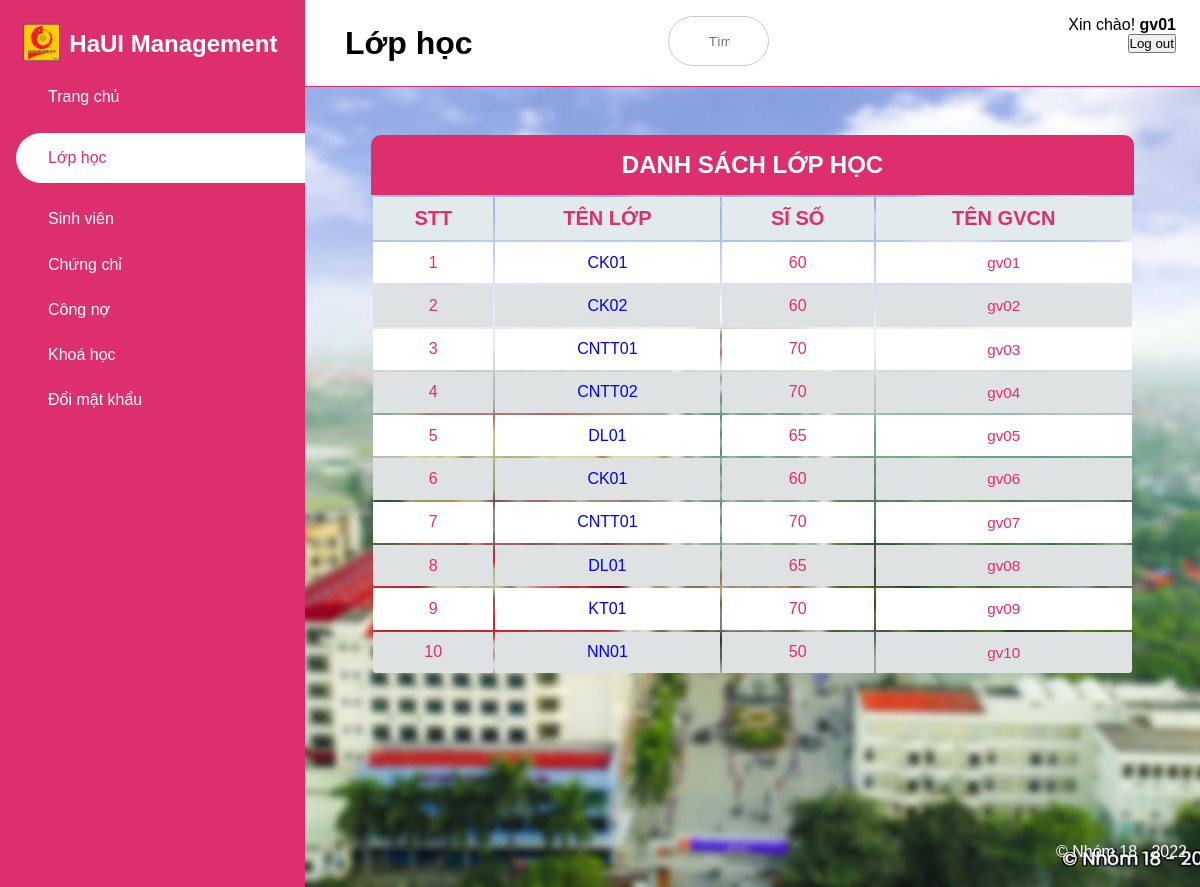
Screenshot of /admin/class.php (signed in) with the database file from the repository.
### tables this page shows
CREATE TABLE `giaovien` (
  `id` int(11) NOT NULL,
  `ten_gv` varchar(255) NOT NULL,
  `ngay_sinh` date NOT NULL,
  `isGVCN` tinyint(1) NOT NULL,
  `tk_id` int(11) NOT NULL,
  `lop_id` int(11) NOT NULL
);

CREATE TABLE `lop` (
  `id` int(11) NOT NULL,
  `ten_lop` varchar(255) NOT NULL,
  `si_so` int(11) NOT NULL,
  `khoa_id` int(11) NOT NULL
);

### admin/class.php (the view, shortened to what this page needs)
<!DOCTYPE html>
<html lang="en">
<?php include('common/head.php') ?>
<body>
    <?php $page = "classroom"; include('common/menu.php') ?>
    <div class="main-content">
        <header>
            <div class="name-content" style="line-height: 55px; width: 30%;">
                <h1>
                    <label for="nav-toggle">
                        <span class="las la-bars">
                        </span>
                    </label>
                    Lớp học
                </h1>
            </div>
            <?php include('common/search.php'); ?>
            <?php include('common/logout.php'); ?>
        </header>
        <main>
            <div class="main-table">
                <h2>DANH SÁCH LỚP HỌC </h2>
                <div class="list-class">
                    <table class="module-table">
                        <tr>
                            <th>STT</th>
                            <th>Tên lớp</th>
                            <th>Sĩ số</th>
                            <th>Tên GVCN</th>
                        </tr>
                        <?php
                        include('../connection.php');
                        $sql = "SELECT lop.id, ten_lop, si_so, ten_gv FROM giaovien INNER JOIN lop ON giaovien.lop_id = lop.id WHERE giaovien.isGVCN = 1";
                        $query = mysqli_query($conn, $sql);
                        $i = 0;
                        if ($query) {
                            foreach ($query as $item) {
                                $i++;
                                echo "<tr>";
                                echo "<td> $i </td>";
                                echo "<td><a href='function/classroom/showStudentByClass.php?id=" . $item['id'] . "'>" . $item['ten_lop'] . "</a></td>";
                                echo "<td>" . $item['si_so'] . "</td>";
                                echo "<td style='text-align: center;'>" . $item['ten_gv'] . "</td>";
                                echo "</tr>";
                            }
                        } else {
                            echo "<p>Query errors!</p>";
                        }
                        ?>
                    </table>
                </div>
            </div>
        </main>
    </div>
</body>
</html>

### admin/assets/frontend/css/style.css (style rules this page uses)
:root { --main-coler: #dd2f6e; --color-dark: #1d2231; --text-grey: #8390a2; --baseColor: #dd2f6e; --borderRadius: 10px; --imageBig: 100px; --imageSmall: 60px; --padding: 10px; }
* { padding: 0; margin: 0; box-sizing: border-box; list-style-type: none; text-decoration: none; font-family: "Poppins", sans-serif; }
.main-content { transition: margin-left 300ms; margin-left: 305px; }
header { height: 87px; display: flex; justify-content: space-between; padding: 1rem 1.5rem; position: fixed; align-content: center; left: 305px; width: calc(100% - 305px); top: 0; z-index: 100; transition: left 300ms; background: white; border-bottom: 1px solid var(--main-coler); }
header label span { font-size: 1.7rem; padding-right: 1rem; }
main { margin-top: 87px; padding: 2rem 1.5rem; min-height: 100vh; background-image: url("../images/cover.jpg"); background-position: center; background-repeat: no-repeat; background-size: cover; }
.main-table h2 { background-color: var(--baseColor); color: white; font-size: 1.5em; padding: 1rem; text-align: center; text-transform: uppercase; }
.main-table { border: 1px solid darken(--baseColor, 5%); border-radius: var(--borderRadius); max-width: calc(100% - 2em); margin: 1em auto; overflow: hidden; width: 90%; }
.module-table { width: 100%; table-layout: auto; }
table td, th { color: var(--baseColor, 10%); padding: var(--padding); }
table td { text-align: center; vertical-align: middle; }
table td:last-child { font-size: 0.95em; line-height: 1.4; text-align: left; }
table th { background-color: #e2eaeb; font-weight: bold; font-size: 20px; text-transform: uppercase; }
table tr:nth-child(2n) { background-color: white; }
table tr:nth-child(2n + 1) { background-color: #dfe2e2; }

### rows the page displays
giaovien: lop.ten_lop "CK01", lop.si_so "60", ten_gv "gv01"
giaovien: lop.ten_lop "CK02", lop.si_so "60", ten_gv "gv02"
giaovien: lop.ten_lop "CNTT01", lop.si_so "70", ten_gv "gv03"
giaovien: lop.ten_lop "CNTT02", lop.si_so "70", ten_gv "gv04"
giaovien: lop.ten_lop "DL01", lop.si_so "65", ten_gv "gv05"
giaovien: lop.ten_lop "CK01", lop.si_so "60", ten_gv "gv06"
giaovien: lop.ten_lop "CNTT01", lop.si_so "70", ten_gv "gv07"
giaovien: lop.ten_lop "DL01", lop.si_so "65", ten_gv "gv08"
giaovien: lop.ten_lop "KT01", lop.si_so "70", ten_gv "gv09"
giaovien: lop.ten_lop "NN01", lop.si_so "50", ten_gv "gv10"

### other values shown
$username "gv01"
